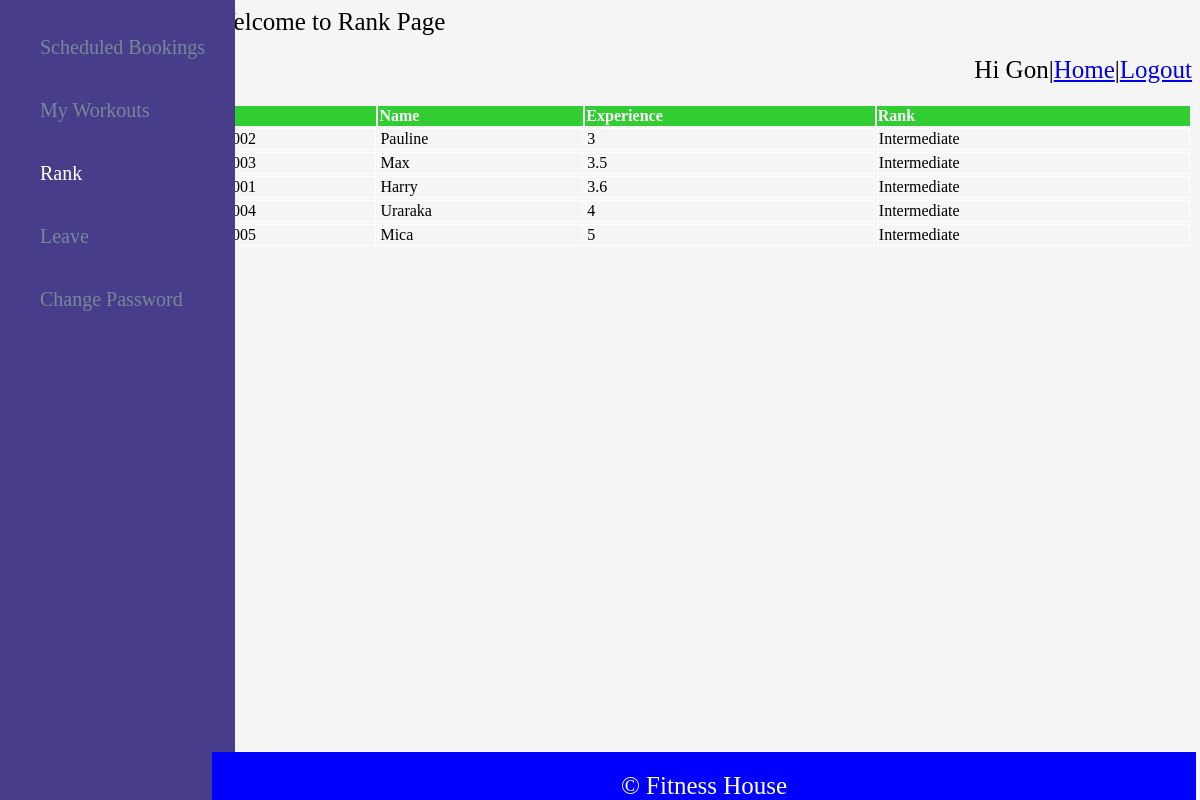
Screenshot of /Rank.php (signed in) with the database file from the repository.
### tables this page shows
create table Trainer_Details(
        TrainerID integer PRIMARY KEY AUTO_INCREMENT,
        name varchar(20) not null,
        Email VARCHAR(20) not null,
        phone bigint not null,
        age integer not null,
        gender char(1) not null,
        joiningdate date,
        password varchar(10) not null,
        experience float not null);

### Rank.php (the view, shortened to what this page needs)
<!DOCTYPE html>
<html>
<head>
<link rel="stylesheet" href="pgcss.css">
</head>
<body style="background-color:whitesmoke;">
<header style="background-color:whitesmoke;" class="tpbtm">Welcome to Rank Page</header>
<p class="tpbtm" style="text-align:right;background-color:whitesmoke;">Hi <?php session_start(); echo $_SESSION['user'];  ?>|<a href="/1147119/Trainer.php">Home</a>|<a href="/1147119/Session.php">Logout</a></p>
<div class="sdbr">
<ul>
<a href="/1147119/Booking.php" class="lnk" style="color:ghostwhite;"><li style="color:lightslategrey;">Scheduled Bookings</li></a>
<a href="/1147119/Workout.php" class="lnk" style="color:ghostwhite;"><li style="color:lightslategrey;">My Workouts</li></a>
<a href="/1147119/Rank.php" class="lnk"><li style="color:white;">Rank</li></a>
<a href="/1147119/leave.php" class="lnk"><li style="color:lightslategrey;">Leave</li></a>
<a href="/1147119/cpass.php" class="lnk"><li style="color:lightslategrey;">Change Password</li></a>
</ul>
</div>
<div class="tbl">
<table style="width:100%;">
<?php
include("dbcon.php");
$q="select TrainerID,name,experience from Trainer_Details order by experience";
$q_check="select count(*) from Member_Details";
$res=mysqli_query($con,$q_check);
$row=mysqli_fetch_row($res);
if($row[0]!=0)
{
$res=mysqli_query($con,$q);
?>
<tr style="background-color:limegreen;color:white;">
<th>Id</th>
<th>Name</th>
<th>Experience</th>
<th>Rank</th>
</tr>
<?php
while($row=mysqli_fetch_row($res))
{
        if($row[1]==$_SESSION['user'])
        {
?>
<tr style="font-weight:bold;font-style:italic;">
<?php
        }
        else
        {
?>
<tr>
<?php
        }
?>
<td><?php echo "$row[0]";?></td>
<td><?php echo "$row[1]";?></td>
<td><?php echo "$row[2]";?></td>
<td><?php
if($row[2]>0 && $row[2]<3)
{
        echo "Beginner";
}
elseif($row[2]<=5)
{
        echo "Intermediate";
}
else
{
        echo "Expert";
}
?></td>
</tr>
<?php
}
}
?>
</table>
</div>
<footer>&copy Fitness House</footer>
</body>
</html>

### pgcss.css (style rules this page uses)
* { border-sizing:border-box; }
footer { font-size:25px; color:white; background-color:blue; text-align:center; position:fixed; bottom:0; width:82vw; margin: 0px 0px 0px 17vw; padding: 20px 0% 0% 0%; }
.tpbtm { font-size:25px; background-color:white; text-align:left; margin: 0px 0px 0px 17vw; padding: 0px 0px 20px 0px; }
.sdbr { background-color:darkslateblue; position:fixed; left:0; top:0; margin:0px; padding: 0px 0px 0px 0px; height:100%; }
.tbl { //background-color:orange; text-align:center; margin: 0px 0px 0px 17vw; padding: 0px 0px 0px 0vw; }
li { color:white; font-size:20px; text-decoration:none; list-style:none; padding: 20px 30px 20px 0px; }
.lnk { text-decoration:none; }

### Rank.php (style rules this page uses)
table,th { text-align:left; //border:1px solid grey; }
td { border:1px solid white; }

### rows the page displays
trainer_details: TrainerID "10002", name "Pauline", experience "3", shows "Intermediate"
trainer_details: TrainerID "10003", name "Max", experience "3.5", shows "Intermediate"
trainer_details: TrainerID "10001", name "Harry", experience "3.6", shows "Intermediate"
trainer_details: TrainerID "10004", name "Uraraka", experience "4", shows "Intermediate"
trainer_details: TrainerID "10005", name "Mica", experience "5", shows "Intermediate"

### other values shown
$_SESSION['user'] "Gon"
